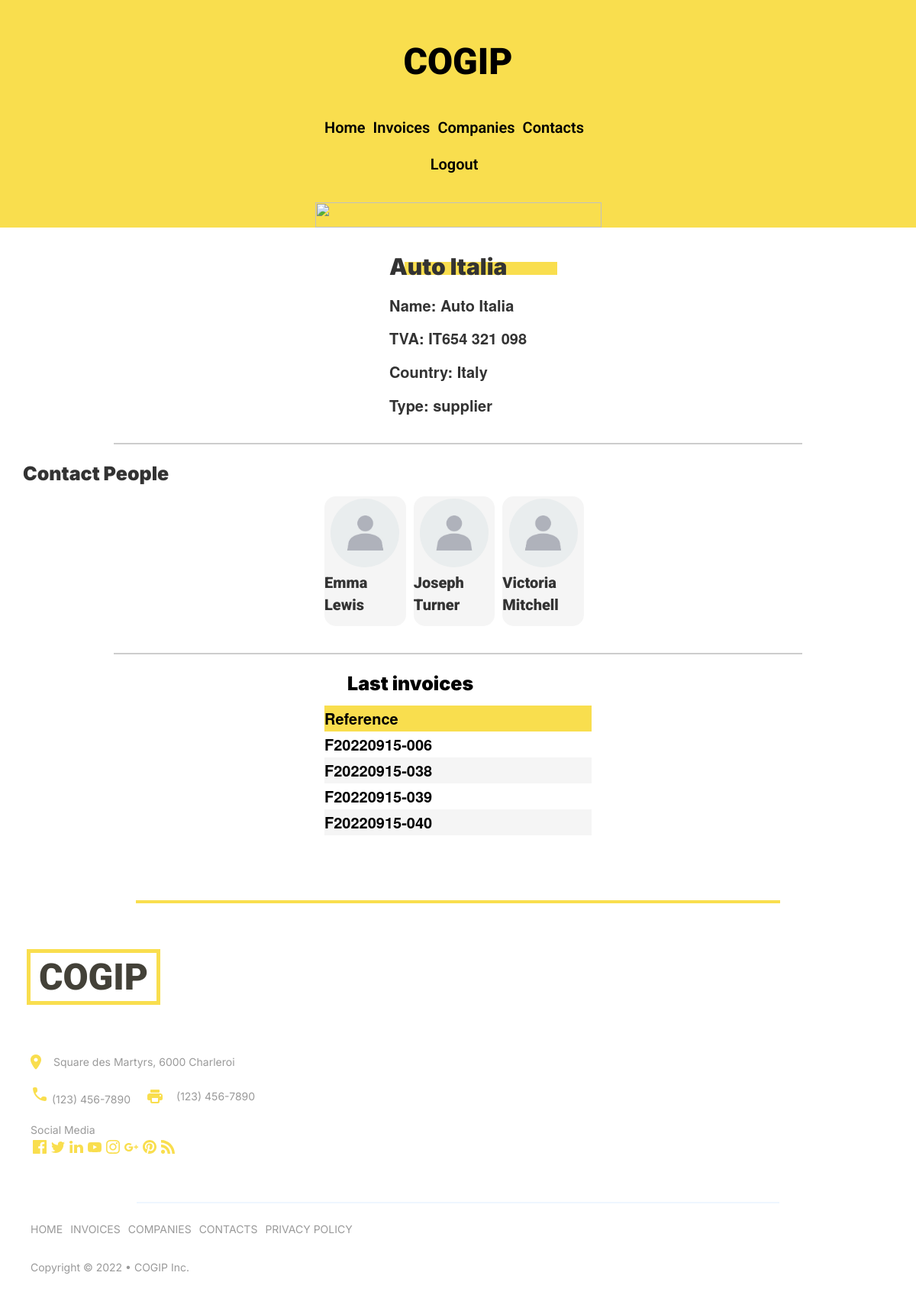
The page /base/company&companyId=10 (signed in) on the database its author committed.
### tables this page shows
CREATE TABLE `companies` (
  `id` int(11) NOT NULL,
  `name` varchar(50) NOT NULL,
  `type_id` int(11) NOT NULL,
  `country` varchar(50) NOT NULL,
  `tva` varchar(50) NOT NULL,
  `created_at` datetime NOT NULL,
  `updated_at` datetime NOT NULL
);

CREATE TABLE `types` (
  `id` int(11) NOT NULL,
  `name` varchar(50) NOT NULL,
  `created_at` datetime NOT NULL,
  `updated_at` datetime NOT NULL
);

CREATE TABLE `contacts` (
  `id` int(11) NOT NULL,
  `name` varchar(50) NOT NULL,
  `company_id` int(11) NOT NULL,
  `email` varchar(50) NOT NULL,
  `phone` varchar(50) NOT NULL,
  `created_at` datetime NOT NULL,
  `updated_at` datetime NOT NULL
);

CREATE TABLE `invoices` (
  `id` int(11) NOT NULL,
  `ref` varchar(50) NOT NULL,
  `id_company` int(11) NOT NULL,
  `due_date` datetime DEFAULT NULL,
  `created_at` datetime NOT NULL,
  `updated_at` datetime NOT NULL
);

### base/app/Models/company.php (called while the page is built, shortened)
<?php
    class Company
    {
        public function __construct(int $id, string $name, string $type, string $country, string $tva, string $creation_date, string $update_date){
            $this->name = $name;
            $this->type = $type;
            $this->country = $country;
            $this->tva = $tva;
        }
    }
?>

### base/app/Models/contact.php (called while the page is built, shortened)
<?php
class Contact
{
    public function __construct(int $id, string $name, string $company, string $email, string $phone, string $creation_date, string $update_date)
    {
        $this->name = $name;
    }
}

### base/app/Models/invoice.php (called while the page is built, shortened)
<?php
class Invoice
{
    public function __construct(int $id, string $ref, string $due_dates, string $company, string $creation_date, string $update_date, )
    {
        $this->ref = $ref;
    }
}
?>

### base/app/Views/show_company.php (the view, shortened to what this page needs)
<?php
include "header.php";
?>
<main>
    <section class="container__company">
        <div class="container__company__info">
            <div class="container__company__info__name">
                <h5><?php echo $company->name; ?></h5>
                <div class="container__company__info__name__yellow"></div>
            </div>
            <p>Name: <?php echo $company->name; ?></p>
            <p>TVA: <?php echo $company->tva; ?></p>
            <p>Country: <?php echo $company->country; ?></p>
            <p>Type: <?php echo $company->type; ?></p>
        </div>
    </section>
    <hr>
    <section class="container__people">
        <h5>Contact People</h5>
        <div class="container__people__info">
            <?php foreach ($contacts as $contact) : ?>
                <div class="container__people__info__card">
                    <div class="container__people__info__card__photo">
                        <img src="/cogip/base/public/assets/img/img-contact.jpg" alt="photo du contact">
                    </div>
                    <div class="container__people__info__card__name">
                        <p><?php echo $contact->name; ?></p>
                    </div>
                </div>
            <?php endforeach; ?>
        </div>
    </section>
    <hr>
    <section class="container__table">
        <h5>Last invoices</h5>
        <div class="table__container">
            <table class="table__container__info">
                <thead class="table__container__info__thead">
                    <tr class="table__container__info__thead__tr">
                        <th>Reference</th>
                    </tr>
                </thead>
                <tbody class="table__container__info__tbody">
                    <?php foreach ($invoices as $invoice) : ?>
                        <tr class="table__container__info__tbody__tr">
                            <td><?php echo $invoice->ref; ?></td>
                        </tr>
                    <?php endforeach; ?>
                </tbody>
            </table>
        </div>
    </section>
</main>
<?php
include "footer.php";
?>

### base/public/assets/css/main.css (style rules this page uses)
html, body, div, span, applet, object, iframe, h1, h2, h3, h4, h5, h6, p, blockquote, pre, a, abbr, acronym, address, big, cite, code, del, dfn, em, img, ins, kbd, q, s, samp, small, strike, strong, sub, sup, tt, var, b, u, i, center, dl, dt, dd, ol, ul, li, fieldset, form, label, legend, table, caption, tbody, tfoot, thead, tr, th, td, article, aside, canvas, details, embed, figure, figcaption, footer, header, hgroup, menu, nav, output, ruby, section, summary, time, mark, audio, video { margin: 0; padding: 0; border: 0; font-size: 100%; font: inherit; vertical-align: baseline; }
article, aside, details, figcaption, figure, footer, header, hgroup, menu, nav, section { display: block; }
body { line-height: 1; }
table { border-collapse: collapse; border-spacing: 0; }
body { font-family: "Roboto", serif; }
body main { display: flex; flex-direction: column; justify-content: center; align-items: center; }
body main .container__company__info { display: flex; flex-direction: column; }
body main .container__company__info__name { position: relative; }
body main .container__company__info__name h5 { font-size: 30px; font-weight: 900; z-index: 1; margin-bottom: 20px; font-family: "Inter", sans-serif; }
body main .container__company__info__name__yellow { width: 200px; height: 17px; background-color: #f9de4e; position: absolute; top: 20px; left: 20px; z-index: -1; }
body main .container__company__info p { margin-bottom: 15px; font-size: 20px; font-weight: 900; }
body main .container__people { width: 100vw; display: flex; flex-direction: column; align-items: center; }
body main .container__people h5 { align-self: flex-start; font-family: "Inter", sans-serif; font-size: 25px; font-weight: 900; margin-left: 30px; margin-bottom: 15px; }
body main .container__people__info { display: flex; flex-direction: row; width: 350px; overflow-y: auto; position: relative; margin-bottom: 15px; }
body main .container__people__info__card { display: flex; flex-direction: column; align-items: center; justify-content: space-around; height: 170px; width: 120px; margin-right: 10px; background-color: #f5f5f5; border-radius: 15px; }
body main .container__people__info__card__photo { height: 90px; width: 90px; border-radius: 50%; }
body main .container__people__info__card__photo img { height: 100%; width: 100%; -o-object-fit: cover; object-fit: cover; border-radius: 50%; }
body main .container__people__info__card__name { display: flex; flex-direction: column; }
body main .container__people__info__card__name p { font-family: "Roboto", serif; font-weight: 900; font-size: 20px; }
body hr { border: 1px solid #cdcdcd; width: 75%; margin-bottom: 15px; }
body .container__table { display: flex; flex-direction: column; width: 350px; position: relative; }
body .container__table h5 { font-family: "Inter", sans-serif; font-size: 25px; font-weight: 900; margin-left: 30px; margin-bottom: 15px; color: black; }
body .table__container { overflow-y: auto; white-space: nowrap; width: 350px; }
body .table__container__info { width: 1200px; font-size: 20px; font-weight: 600; }
body main .container__table { display: flex; flex-direction: column; width: 350px; position: relative; }
body main .container__table .table__container { overflow-y: auto; white-space: nowrap; width: 350px; color: black; }
body main .container__table .table__container__info { width: 1200px; font-size: 20px; font-weight: 600; border: none; margin-bottom: 25px; }
body main .container__table .table__container__info__thead { height: 34px; background-color: #f9de4e; }
body main .container__table .table__container__info__thead__tr th { vertical-align: middle; text-align: left; border: none; }
body main .container__table .table__container__info__tbody__tr td { height: 34px; vertical-align: middle; border: none; }
body main .container__table .table__container__info__tbody__tr:nth-child(even) { background-color: #f5f5f5; }
body main .container__table .table__container__info__tbody__tr:nth-child(odd) { background-color: #ffffff; }

### rows shown on the page
companies: name "Auto Italia", tva "IT654 321 098", country "Italy"
types: name "supplier"
contacts: name "Emma Lewis"
contacts: name "Joseph Turner"
contacts: name "Victoria Mitchell"
invoices: ref "F20220915-006"
invoices: ref "F20220915-038"
invoices: ref "F20220915-039"
invoices: ref "F20220915-040"
